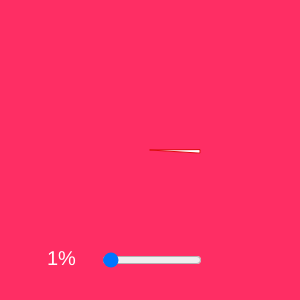
Frame 1 (no input)
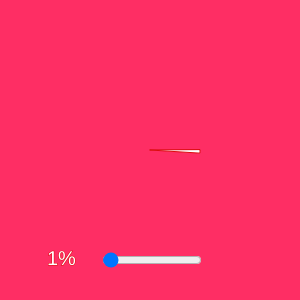
Frame 60 (no input)
Frame 120 (the mouse pressed at the canvas centre since frame 60): identical to frame 60, image omitted

The p5.js sketch that drew these frames (run headless with seeded random() and noise() and a simulated clock; from frame 60 on, the mouse is pressed at the canvas centre):

// p5.js sketch
// ── sketch.js
var percent;

function setup() {
  
  createCanvas(300, 300);
  percent = createSlider(0,100,1);
  percent.position(100, 250);
  percent.style('width', '100px');

}

function draw() {
background("#FE2E64");
var x = percent.value();
fill('');  
textSize(20);
text( x+'%',47,265);
stroke(220,10,12);
fill('');
arc(150, 150, 100, 100, 0, (x/100) * (2 * 3.14) , PIE);

}
